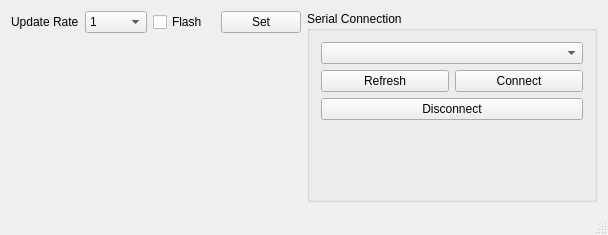
<?xml version="1.0" encoding="UTF-8"?>
<ui version="4.0">
 <class>MainWindow</class>
 <widget class="QMainWindow" name="MainWindow">
  <property name="geometry">
   <rect>
    <x>0</x>
    <y>0</y>
    <width>608</width>
    <height>235</height>
   </rect>
  </property>
  <property name="windowTitle">
   <string>NS-RAW Tool</string>
  </property>
  <widget class="QWidget" name="centralWidget">
   <layout class="QHBoxLayout" name="horizontalLayout_2">
    <item>
     <layout class="QVBoxLayout" name="verticalLayout_2">
      <item>
       <layout class="QHBoxLayout" name="horizontalLayout">
        <item>
         <widget class="QLabel" name="label">
          <property name="text">
           <string>Update Rate</string>
          </property>
         </widget>
        </item>
        <item>
         <widget class="QComboBox" name="updateRateBox">
          <item>
           <property name="text">
            <string>1</string>
           </property>
          </item>
          <item>
           <property name="text">
            <string>2</string>
           </property>
          </item>
          <item>
           <property name="text">
            <string>4</string>
           </property>
          </item>
          <item>
           <property name="text">
            <string>5</string>
           </property>
          </item>
          <item>
           <property name="text">
            <string>8</string>
           </property>
          </item>
          <item>
           <property name="text">
            <string>10</string>
           </property>
          </item>
          <item>
           <property name="text">
            <string>20</string>
           </property>
          </item>
         </widget>
        </item>
        <item>
         <widget class="QCheckBox" name="updateRateFlashBox">
          <property name="text">
           <string>Flash</string>
          </property>
         </widget>
        </item>
        <item>
         <widget class="QPushButton" name="setUpdateRateButton">
          <property name="text">
           <string>Set</string>
          </property>
         </widget>
        </item>
       </layout>
      </item>
      <item>
       <spacer name="verticalSpacer_2">
        <property name="orientation">
         <enum>Qt::Vertical</enum>
        </property>
        <property name="sizeHint" stdset="0">
         <size>
          <width>20</width>
          <height>40</height>
         </size>
        </property>
       </spacer>
      </item>
     </layout>
    </item>
    <item>
     <widget class="QGroupBox" name="groupBox">
      <property name="title">
       <string>Serial Connection</string>
      </property>
      <layout class="QVBoxLayout" name="verticalLayout_3">
       <item>
        <layout class="QVBoxLayout" name="verticalLayout">
         <item>
          <layout class="QGridLayout" name="gridLayout">
           <item row="1" column="0">
            <widget class="QPushButton" name="serialRefreshButton">
             <property name="text">
              <string>Refresh</string>
             </property>
            </widget>
           </item>
           <item row="1" column="1">
            <widget class="QPushButton" name="serialConnectButton">
             <property name="text">
              <string>Connect</string>
             </property>
            </widget>
           </item>
           <item row="0" column="0" colspan="2">
            <widget class="QComboBox" name="serialPortBox"/>
           </item>
           <item row="2" column="0" colspan="2">
            <widget class="QPushButton" name="serialDisconnectButton">
             <property name="text">
              <string>Disconnect</string>
             </property>
            </widget>
           </item>
          </layout>
         </item>
         <item>
          <spacer name="verticalSpacer">
           <property name="orientation">
            <enum>Qt::Vertical</enum>
           </property>
           <property name="sizeHint" stdset="0">
            <size>
             <width>20</width>
             <height>40</height>
            </size>
           </property>
          </spacer>
         </item>
        </layout>
       </item>
      </layout>
     </widget>
    </item>
   </layout>
  </widget>
  <widget class="QMenuBar" name="menuBar">
   <property name="geometry">
    <rect>
     <x>0</x>
     <y>0</y>
     <width>608</width>
     <height>27</height>
    </rect>
   </property>
  </widget>
  <widget class="QStatusBar" name="statusBar"/>
 </widget>
 <layoutdefault spacing="6" margin="11"/>
 <resources/>
 <connections/>
</ui>
